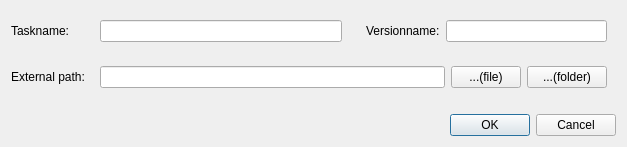
<?xml version="1.0" encoding="UTF-8"?>
<ui version="4.0">
 <class>dlg_ExternalTask</class>
 <widget class="QDialog" name="dlg_ExternalTask">
  <property name="geometry">
   <rect>
    <x>0</x>
    <y>0</y>
    <width>627</width>
    <height>147</height>
   </rect>
  </property>
  <property name="windowTitle">
   <string>Create external task</string>
  </property>
  <layout class="QVBoxLayout" name="verticalLayout">
   <item>
    <widget class="QWidget" name="widget" native="true">
     <layout class="QHBoxLayout" name="horizontalLayout_5">
      <property name="margin">
       <number>0</number>
      </property>
      <item>
       <widget class="QWidget" name="widget_2" native="true">
        <layout class="QVBoxLayout" name="verticalLayout_3">
         <property name="margin">
          <number>0</number>
         </property>
         <item>
          <widget class="QLabel" name="label_2">
           <property name="text">
            <string>Taskname:</string>
           </property>
          </widget>
         </item>
         <item>
          <widget class="QLabel" name="label">
           <property name="text">
            <string>External path:</string>
           </property>
          </widget>
         </item>
        </layout>
       </widget>
      </item>
      <item>
       <widget class="QWidget" name="widget_4" native="true">
        <layout class="QVBoxLayout" name="verticalLayout_2">
         <property name="margin">
          <number>0</number>
         </property>
         <item>
          <widget class="QWidget" name="widget_3" native="true">
           <layout class="QHBoxLayout" name="horizontalLayout_3">
            <property name="margin">
             <number>0</number>
            </property>
            <item>
             <widget class="QWidget" name="w_taskName" native="true">
              <layout class="QHBoxLayout" name="horizontalLayout_2">
               <item>
                <widget class="QLineEdit" name="e_taskName"/>
               </item>
              </layout>
             </widget>
            </item>
            <item>
             <widget class="QWidget" name="w_versionName" native="true">
              <layout class="QHBoxLayout" name="horizontalLayout_4">
               <item>
                <widget class="QLabel" name="label_3">
                 <property name="text">
                  <string>Versionname:</string>
                 </property>
                </widget>
               </item>
               <item>
                <widget class="QLineEdit" name="e_versionName"/>
               </item>
              </layout>
             </widget>
            </item>
           </layout>
          </widget>
         </item>
         <item>
          <widget class="QWidget" name="w_taskPath" native="true">
           <layout class="QHBoxLayout" name="horizontalLayout">
            <item>
             <widget class="QLineEdit" name="e_taskPath"/>
            </item>
            <item>
             <widget class="QPushButton" name="b_browseFile">
              <property name="minimumSize">
               <size>
                <width>70</width>
                <height>0</height>
               </size>
              </property>
              <property name="maximumSize">
               <size>
                <width>70</width>
                <height>16777215</height>
               </size>
              </property>
              <property name="focusPolicy">
               <enum>Qt::NoFocus</enum>
              </property>
              <property name="contextMenuPolicy">
               <enum>Qt::CustomContextMenu</enum>
              </property>
              <property name="text">
               <string>...(file)</string>
              </property>
             </widget>
            </item>
            <item>
             <widget class="QPushButton" name="b_browseFolder">
              <property name="minimumSize">
               <size>
                <width>80</width>
                <height>0</height>
               </size>
              </property>
              <property name="maximumSize">
               <size>
                <width>80</width>
                <height>16777215</height>
               </size>
              </property>
              <property name="focusPolicy">
               <enum>Qt::NoFocus</enum>
              </property>
              <property name="contextMenuPolicy">
               <enum>Qt::CustomContextMenu</enum>
              </property>
              <property name="text">
               <string>...(folder)</string>
              </property>
             </widget>
            </item>
           </layout>
          </widget>
         </item>
        </layout>
       </widget>
      </item>
     </layout>
    </widget>
   </item>
   <item>
    <spacer name="verticalSpacer">
     <property name="orientation">
      <enum>Qt::Vertical</enum>
     </property>
     <property name="sizeHint" stdset="0">
      <size>
       <width>20</width>
       <height>40</height>
      </size>
     </property>
    </spacer>
   </item>
   <item>
    <widget class="QDialogButtonBox" name="buttonBox">
     <property name="orientation">
      <enum>Qt::Horizontal</enum>
     </property>
     <property name="standardButtons">
      <set>QDialogButtonBox::Cancel|QDialogButtonBox::Ok</set>
     </property>
    </widget>
   </item>
  </layout>
 </widget>
 <resources/>
 <connections>
  <connection>
   <sender>buttonBox</sender>
   <signal>accepted()</signal>
   <receiver>dlg_ExternalTask</receiver>
   <slot>accept()</slot>
   <hints>
    <hint type="sourcelabel">
     <x>248</x>
     <y>254</y>
    </hint>
    <hint type="destinationlabel">
     <x>157</x>
     <y>274</y>
    </hint>
   </hints>
  </connection>
  <connection>
   <sender>buttonBox</sender>
   <signal>rejected()</signal>
   <receiver>dlg_ExternalTask</receiver>
   <slot>reject()</slot>
   <hints>
    <hint type="sourcelabel">
     <x>316</x>
     <y>260</y>
    </hint>
    <hint type="destinationlabel">
     <x>286</x>
     <y>274</y>
    </hint>
   </hints>
  </connection>
 </connections>
</ui>
